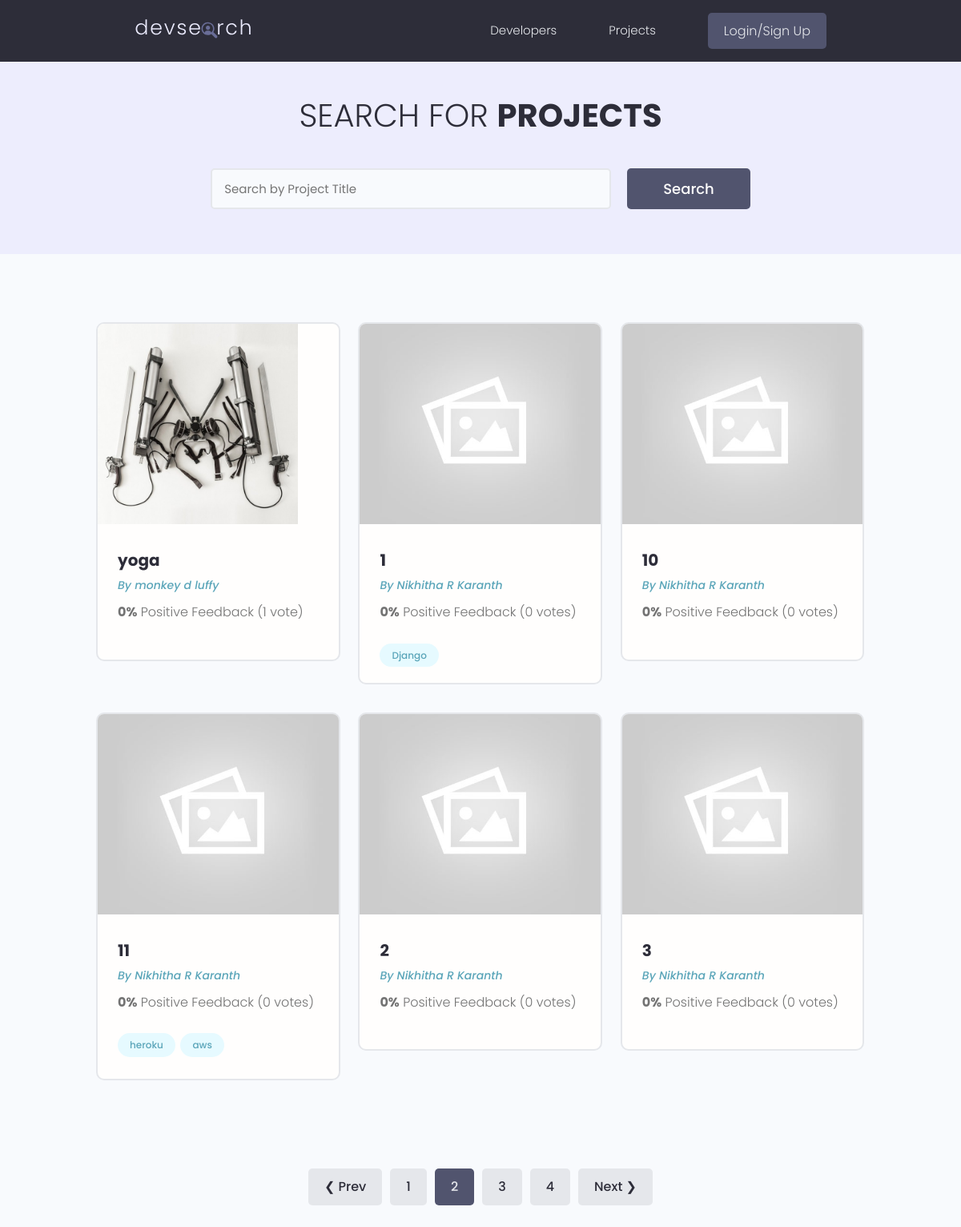
The page /projects/?page=2 on the database as committed earlier.
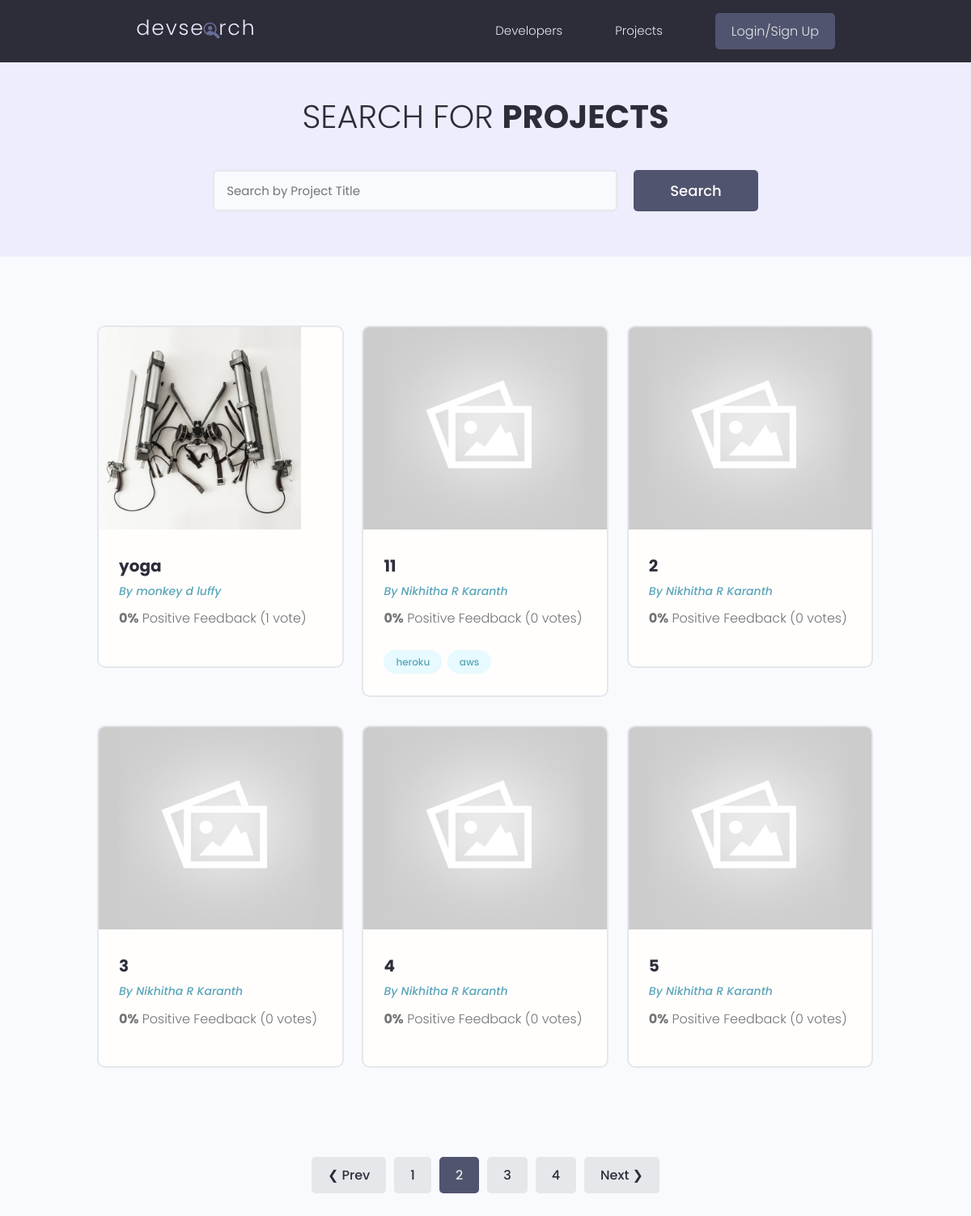
The same page on the database as committed later.
### projects/models.py (models this page shows, shortened)
class Project(models.Model):
    owner=models.ForeignKey(Profile,null=True,blank=True,on_delete=models.CASCADE)
    title=models.CharField(max_length=200)
    description=models.TextField(null=True,blank=True)
    featured_image=models.ImageField(null=True,blank=True,default="default.jpg")
    demo_link=models.CharField(max_length=2000,null=True,blank=True)
    source_link=models.CharField(max_length=2000,null=True,blank=True)
    tags=models.ManyToManyField('Tag',blank=True)
    vote_total=models.IntegerField(default=0,null=True,blank=True)
    vote_ratio=models.IntegerField(default=0,null=True,blank=True)
    created_at=models.DateTimeField(auto_now_add=True)
    id=models.UUIDField(default=uuid.uuid4,unique=True,primary_key=True,editable=False)    # django has default id generation for each instance created in a model, here we are overriding the id
    class Meta:
        ordering=['-vote_ratio','-vote_total','title']

class Tag(models.Model):
    name=models.CharField(max_length=200)
    created_at=models.DateTimeField(auto_now_add=True)
    id=models.UUIDField(default=uuid.uuid4,unique=True,primary_key=True,editable=False)
    def __str__(self):
        return self.name

### users/models.py (models this page shows, shortened)
class Profile(models.Model):
    user=models.OneToOneField(User, on_delete=models.CASCADE,null=True,blank=True)
    name=models.CharField(max_length=200,null=True,blank=True)
    email=models.EmailField(max_length=500,blank=True,null=True)
    username=models.CharField(max_length=200,null=True,blank=True)
    location=models.CharField(max_length=200,null=True,blank=True)
    short_intro=models.CharField(max_length=200,null=True,blank=True)
    bio=models.TextField(null=True,blank=True)
    profile_image=models.ImageField(null=True,blank=True,upload_to='profiles',default='profiles/user-default.png')
    social_github=models.CharField(max_length=200,null=True,blank=True)
    social_twitter=models.CharField(max_length=200,null=True,blank=True)
    social_linkedin=models.CharField(max_length=200,null=True,blank=True)
    social_youtube=models.CharField(max_length=200,null=True,blank=True)
    social_website=models.CharField(max_length=200,null=True,blank=True)
    created_at=models.DateTimeField(auto_now_add=True)
    id=models.UUIDField(default=uuid.uuid4,unique=True,primary_key=True,editable=False)

### projects/views.py (the view)
# urls.py: path('projects',views.getProjects),
def projects(request):
    projects, search_query = searchProjects(request)
    custom_range,projects=paginateProjects(request,projects,6)
    context={'projects':projects,'search_query':search_query,'custom_range':custom_range}
    return render(request,'projects/projects.html',context)

### projects/utils.py (called while the page is built)
def paginateProjects(request,projects,results):
    page=request.GET.get('page')
    paginator=Paginator(projects,results)
    try:
        projects=paginator.page(page)
    except PageNotAnInteger:
        page=1
        projects=paginator.page(page)
    except EmptyPage:
        page=paginator.num_pages    # if user goes out of index
        projects=paginator.page(page)
    leftIndex = (int(page)-4)
    if leftIndex < 1:
        leftIndex = 1
    rightIndex = (int(page) + 5)
    if rightIndex > paginator.num_pages:
        rightIndex = paginator.num_pages + 1
    custom_range=range(leftIndex,rightIndex)
    return custom_range,projects

def searchProjects(request):
    search_query = ''
    if request.GET.get('search_query'):
        search_query = request.GET.get('search_query')
    tags = Tag.objects.filter(name__icontains=search_query)
    projects = Project.objects.distinct().filter(
        Q(title__icontains=search_query) |
        Q(description__icontains=search_query) |
        Q(owner__name__icontains=search_query) |
        Q(tags__in=tags)
    )
    return projects, search_query

### projects/templates/projects/projects.html (shortened to what this page needs)
{% extends 'main.html' %}
{% block content %}
<main class="projects">
    <section class="hero-section text-center">
      <div class="container container--narrow">
        <div class="hero-section__box">
          <h2>Search for <span>Projects</span></h2>
        </div>
        <div class="hero-section__search">
          <form id='searchForm' class="form" action="{% url 'projects' %}" method="get">
            <div class="form__field">
              <input class="input input--text" id="formInput#search" type="text" name="search_query"
                value="{{search_query}}" placeholder="Search by Project Title" />
            </div>
            <input class="btn btn--sub btn--lg" type="submit" value="Search" />
          </form>
        </div>
      </div>
    </section>
    <section class="projectsList">
      <div class="container">
        <div class="grid grid--three">
        {% for project in projects %}
          <div class="column">
            <div class="card project">
              <a href="{% url 'projects' project.id %}" class="project">
                <img class="project__thumbnail" src="{{project.featured_image.url }}" alt="project thumbnail" />
                <div class="card__body">
                  <h3 class="project__title">{{project.title}}</h3>
                  {% if project.owner %}
                  <p><a class="project__author" href="{% url 'user-profile' project.owner.id %}">By {{project.owner.name}}</a></p>
                  {% else %}
                  <p>Owner information not available.</p>
                  {% endif %}
                  <p class="project--rating">
                    <span style="font-weight: bold;">{{project.vote_ratio}}%</span> Positive
                    Feedback ({{project.vote_total}} vote{{project.vote_total|pluralize:"s"}})
                  </p>
                  <div class="project__tags">
                    {% for tag in project.tags.all %}
                    <span class="tag tag--pill tag--main">
                      <small>{{tag}}</small>
                    </span>
                    {% endfor %}
                  </div>
                </div>
              </a>
            </div>
          </div>
          {% endfor %}
            </div>
          </div>
    </section>
{% include 'pagination.html' with queryset=projects custom_range=custom_range %}
  </main>
{% endblock content %}

Rows that differ between the two databases and show on the page:
removed Project: featured_image (placeholder picture), title "1", owner.name "Nikhitha R Karanth", vote_ratio "0", vote_total "0"
no longer on this page (row unchanged): Tag: name "Django", shown under "1"
removed Project: featured_image (placeholder picture), title "10", owner.name "Nikhitha R Karanth", vote_ratio "0", vote_total "0"
now on this page (row unchanged): Project: featured_image (placeholder picture), title "4", owner.name "Nikhitha R Karanth", vote_ratio "0", vote_total "0"
now on this page (row unchanged): Project: featured_image (placeholder picture), title "5", owner.name "Nikhitha R Karanth", vote_ratio "0", vote_total "0"
